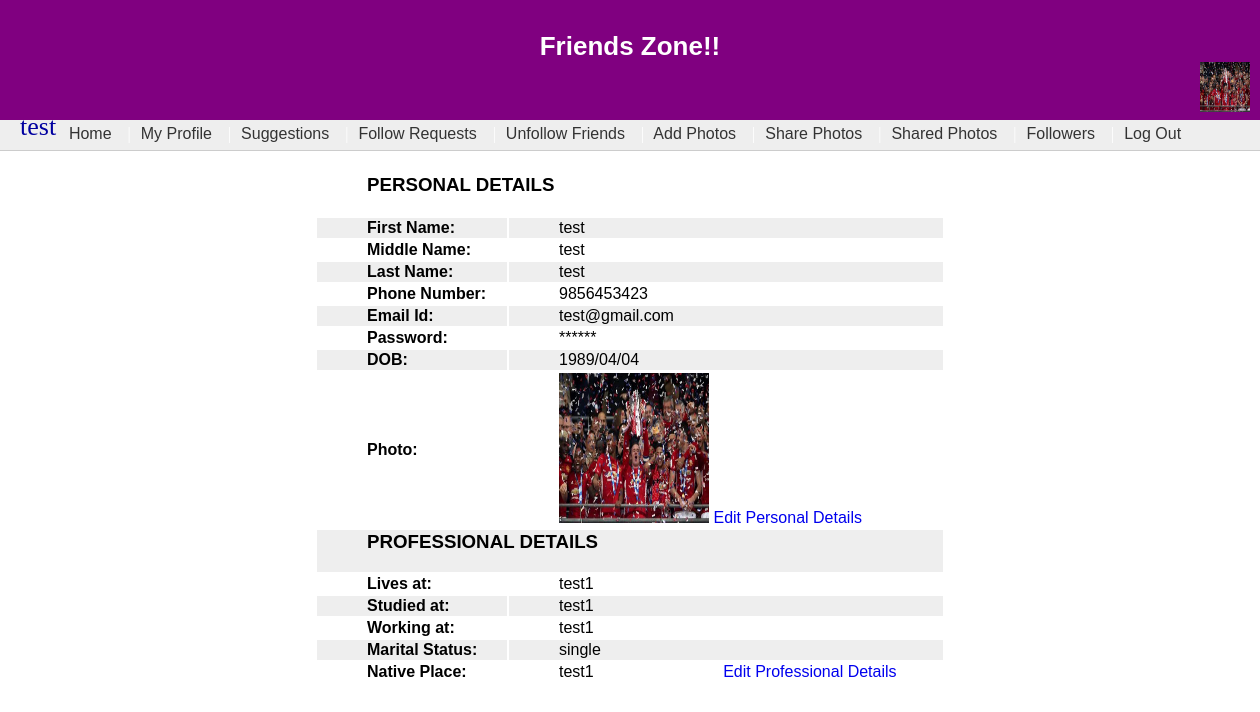
/User/my_profile.php (signed in), run on the app's committed database.
### tables this page shows
CREATE TABLE IF NOT EXISTS `user_reg` (
  `id` int(11) NOT NULL AUTO_INCREMENT,
  `fname` varchar(30) NOT NULL,
  `mname` varchar(30) NOT NULL,
  `lname` varchar(30) NOT NULL,
  `phone_no` bigint(20) NOT NULL,
  `email_id` varchar(50) NOT NULL,
  `password` varchar(50) NOT NULL,
  `dob` varchar(50) NOT NULL,
  `photo` varchar(220) NOT NULL,
  PRIMARY KEY (`id`)
);

CREATE TABLE IF NOT EXISTS `user_details` (
  `id` int(11) NOT NULL AUTO_INCREMENT,
  `user_id` int(11) NOT NULL,
  `lives_at` varchar(50) NOT NULL,
  `studied_at` varchar(60) NOT NULL,
  `working_at` varchar(30) NOT NULL,
  `marital_status` varchar(40) NOT NULL,
  `native_place` varchar(60) NOT NULL,
  PRIMARY KEY (`id`)
);

### User/my_profile.php (the view, shortened to what this page needs)
<?php
include("../header.php");
include("user_mainmenu.php");
?>
<html>
<head>
<link rel="stylesheet" href="../header.css">
</head>
<body>
<?php
include("../db/connection.php");
$result=mysqli_query($con,"SELECT * FROM user_reg WHERE id='$id'");
$row=mysqli_fetch_array($result);
?>
<table id="test_table" border="0" align="center">
<tr>
	<th colspan="2" align="center"><h3>PERSONAL DETAILS</h3></th>
</tr>
<tr>
	<th>First Name:</th>
	<td><?php echo $row['fname']; ?></td>
</tr>
<tr>
	<th>Middle Name:</th>
    <td><?php echo $row['mname']; ?></td>
</tr>
<tr>
	<th>Last Name:</th>
    <td><?php echo $row['lname']; ?></td>
</tr>
<tr>
	<th>Phone Number:</th>
    <td><?php echo $row['phone_no']; ?></td>
</tr>
<tr>
	<th>Email Id: </th>
    <td><?php echo $row['email_id']; ?></td>
</tr>
<tr>
	<th>Password:</th>
    <td>******</td>
</tr>
<tr>
	<th>DOB:</th>
    <td><?php echo $row['dob']; ?></td>
</tr>
<tr>
	<th>Photo:</th>
    <td><img src="<?php echo $row['photo']; ?>" width="150" height="150">
    <a href="edit_personal.php">Edit Personal Details</a></td>
</tr>
<tr>
	<th colspan="2" align="center"><h3>PROFESSIONAL DETAILS</h3></th>
</tr>
<?php
$result1=mysqli_query($con,"SELECT * FROM user_details WHERE user_id='$id'");
$row1=mysqli_fetch_array($result1);
$num_rows=mysqli_num_rows($result1);
if($num_rows>0)
{
?>
<tr>
	<th>Lives at:</th>
    <td><?php echo $row1['lives_at']; ?></td>
</tr>
<tr>
	<th>Studied at:</th>
    <td><?php echo $row1['studied_at']; ?></td>
</tr>
<tr>
	<th>Working at:</th>
    <td><?php echo $row1['working_at']; ?></td>
</tr>
<tr>
	<th>Marital Status:</th>
    <td><?php echo $row1['marital_status']; ?></td>
</tr>
<tr>
	<th>Native Place:</th>
    <td><?php echo $row1['native_place']; ?>
    <a href="edit_professional.php?id=<?php echo $row1['id']; ?>" style="margin-left:125px;">Edit Professional Details</a></td>
</tr>
<?php
}
else
{
?>
<tr>
	<th colspan="2" style="padding-left:300px;"><a href="add_details.php">ADD DETAILS</a></th>
</tr>
<?php
}
?>
</table>
<br>
</body>
</html>

### header.php (shortened to what this page needs)
<?php
$id=$_SESSION['id'];
if($_SESSION['id']=="")
{
	?>
<title>Photo sharing web service</title>
<div id="header">
    <br />
      <center>
         <span id="head_white">
           Friends Zone!!
         </span>
 </center>
  </div>
  <?php
}
else
{
include("../db/connection.php");
$result=mysqli_query($con,"SELECT fname,photo FROM user_reg WHERE id='$id'");
$row=mysqli_fetch_array($result);
?>
<div id="header">
    <br />
      <center>
         <span id="head_white">
           Friends Zone!!
         </span>
 </center>
 <span style="margin-left:1200px;">
           <img src="<?php echo $row['photo']; ?>" width="50" height="50"><span style="color:#0000A0; margin-left:20px; font-family:'Comic Sans MS', cursive;"><?php echo $row['fname']; ?></span>
         </span>
  </div>
  <?php
}
?>

### header.css (style rules this page uses)
body { margin: 0px auto; }
#test_table { font-family:"Trebuchet MS", Arial, Helvetica, sans-serif; font-size:16px; min-width:50%; background:#FFF; text-align:right; margin-top:20px; }
#test_table th { text-align:left; padding-left:50px; }
#test_table td { text-align:left; padding-left:50px; }
#test_table tr:nth-child(even) { background: #EEE;text-align:center; }
#test_table tr:nth-child(odd) { background: #FFF;text-align:center; }
#test_table a { text-decoration:none; }
#header { width:100%; height:120px; background: purple; color:#FFF; font-size:26px; font-family:Tahoma, Geneva, sans-serif; }
#head_white { color:#fff; font-size:26px; font-weight:bold; }

### data on the page
user_reg: photo (picture), fname "test", mname "test", lname "test", phone_no "9856453423", email "test@gmail.com", dob "1989/04/04"
user_details: lives_at "test1", studied_at "test1", working_at "test1", marital_status "single", native_place "test1"
